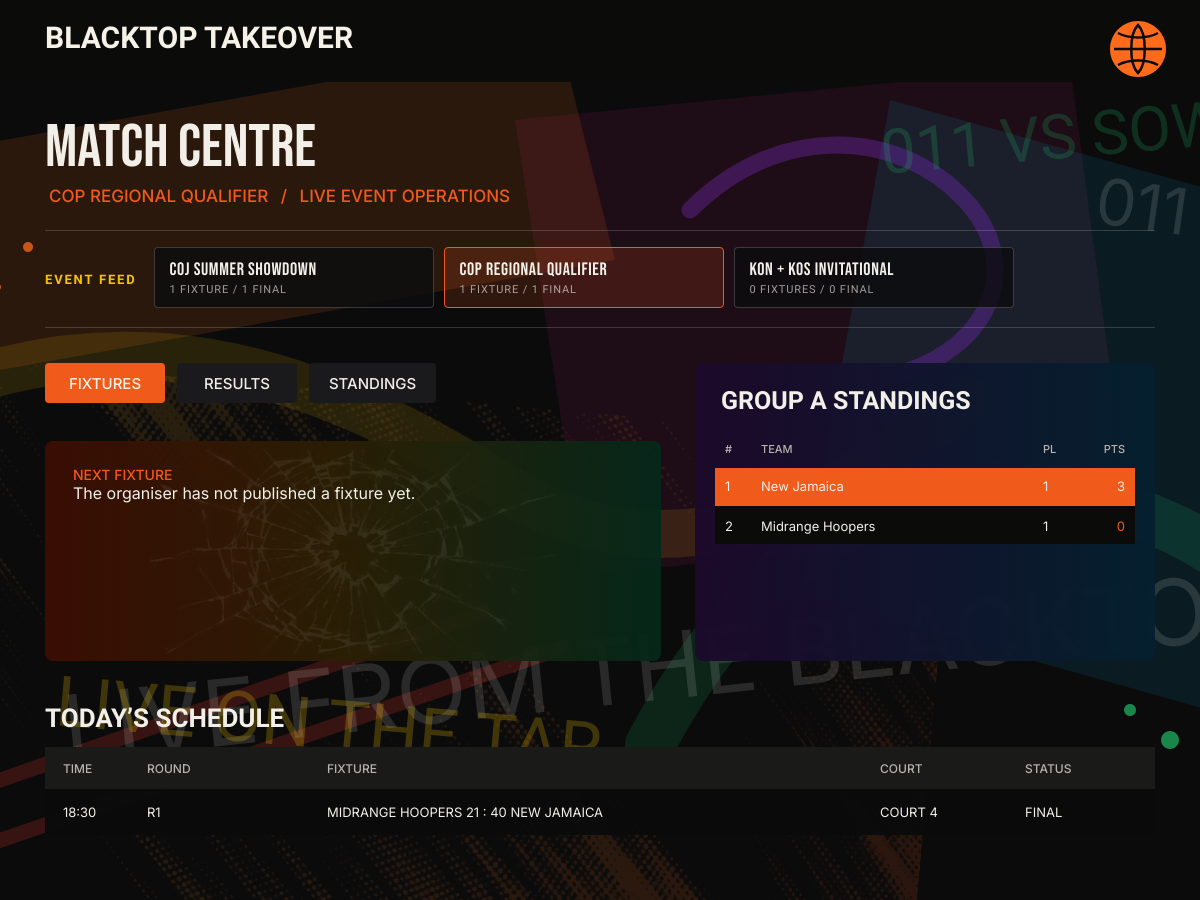
/match-centre.php?event=cop-regional-qualifier, run on the app's committed database.
### tables this page shows
CREATE TABLE IF NOT EXISTS tournaments (
    id INT UNSIGNED AUTO_INCREMENT PRIMARY KEY,
    name VARCHAR(140) NOT NULL,
    slug VARCHAR(160) NOT NULL UNIQUE,
    eyebrow VARCHAR(100) NOT NULL,
    route_label VARCHAR(100) NOT NULL,
    city VARCHAR(80) NOT NULL,
    venue VARCHAR(140) NOT NULL,
    starts_at DATETIME NOT NULL,
    registration_deadline DATETIME NOT NULL,
    format ENUM('3v3', '5v5') NOT NULL,
    capacity SMALLINT UNSIGNED NOT NULL,
    max_roster TINYINT UNSIGNED NOT NULL DEFAULT 8,
    entry_fee_cents INT UNSIGNED NOT NULL DEFAULT 0,
    prize_cents INT UNSIGNED NOT NULL DEFAULT 0,
    status ENUM('draft', 'open', 'full', 'in_progress', 'completed', 'cancelled') NOT NULL DEFAULT 'draft',
    description TEXT,
    check_in_notes VARCHAR(180),
    structure_notes VARCHAR(180),
    prize_notes VARCHAR(220),
    created_at TIMESTAMP DEFAULT CURRENT_TIMESTAMP
);

### includes/data.php (called while the page is built)
<?php
function e(mixed $value): string
{
    return htmlspecialchars((string) $value, ENT_QUOTES, 'UTF-8');
}

### match-centre.php (the view, shortened to what this page needs)
<?php
require_once __DIR__ . '/config/connection.php';
$requestedEvent = trim((string) ($_GET['event'] ?? ''));
$eventOptions = $conn->query(
    "SELECT t.id, t.name, t.slug, t.status, t.starts_at,
            COUNT(m.id) AS match_count,
            COUNT(CASE WHEN m.status = 'final' THEN 1 END) AS final_count
     FROM tournaments t
     LEFT JOIN matches m ON m.tournament_id = t.id
     WHERE t.status <> 'cancelled'
     GROUP BY t.id
     ORDER BY t.status = 'in_progress' DESC, t.starts_at, t.id"
)->fetch_all(MYSQLI_ASSOC);
$selectedEvent = $eventOptions[0] ?? null;
if ($requestedEvent !== '') {
    foreach ($eventOptions as $eventOption) {
        if ($eventOption['slug'] === $requestedEvent) {
            $selectedEvent = $eventOption;
            break;
        }
    }
}
$matches = [];
if ($selectedEvent) {
    $eventId = (int) $selectedEvent['id'];
    $matchQuery = $conn->prepare(
        "SELECT id, round_name, court, scheduled_at, home_score, away_score, status,
                home_team, away_team
         FROM tournament_match_feed
         WHERE tournament_id = ?
         ORDER BY scheduled_at, id"
    );
    $matchQuery->bind_param('i', $eventId);
    $matchQuery->execute();
    $matches = $matchQuery->get_result()->fetch_all(MYSQLI_ASSOC);
}
$standingsByTeam = [];
$nextMatch = null;
foreach ($matches as &$match) {
    $match['date'] = new DateTimeImmutable($match['scheduled_at']);
    foreach (['home_team', 'away_team'] as $teamKey) {
        $teamName = $match[$teamKey];
        $standingsByTeam[$teamName] ??= ['team' => $teamName, 'played' => 0, 'points' => 0];
    }
    if ($match['status'] === 'final') {
        foreach (['home_team', 'away_team'] as $teamKey) {
            $teamName = $match[$teamKey];
            $standingsByTeam[$teamName]['played']++;
        }
        if ((int) $match['home_score'] === (int) $match['away_score']) {
            $standingsByTeam[$match['home_team']]['points']++;
            $standingsByTeam[$match['away_team']]['points']++;
        } elseif ((int) $match['home_score'] > (int) $match['away_score']) {
            $standingsByTeam[$match['home_team']]['points'] += 3;
        } else {
            $standingsByTeam[$match['away_team']]['points'] += 3;
        }
    } elseif ($nextMatch === null && in_array($match['status'], ['live', 'scheduled'], true)) {
        $nextMatch = $match;
    }
}
$standings = array_values($standingsByTeam);
usort($standings, static fn (array $a, array $b): int => [$b['points'], $b['played'], $a['team']] <=> [$a['points'], $a['played'], $b['team']]);
require __DIR__ . '/includes/header.php';
?>
<section class="match-centre" data-match-centre data-figma-node="48:345">
    <img class="match-centre__mural" src="/blacktop-takeover/assets/images/figma/live-match-wall.svg" alt="" aria-hidden="true">
    <div class="match-centre__culture-type" aria-hidden="true">
        <span class="match-centre__tag match-centre__tag--versus">011 vs Soweto</span>
        <span class="match-centre__tag match-centre__tag--districts">011 × 012</span>
        <span class="match-centre__tag match-centre__tag--live">Live from the Blacktop</span>
        <span class="match-centre__tag match-centre__tag--tar">Live on the tar</span>
    </div>
    <header class="screen-header">
        <a class="screen-wordmark" href="/blacktop-takeover/home.php">Blacktop Takeover</a>
        <button class="court-menu-trigger" type="button" aria-label="Open Blacktop menu" aria-controls="court-menu" aria-expanded="false" data-court-menu-trigger>
            <img src="/blacktop-takeover/assets/images/figma/navigation-basketball-trigger.svg" alt="">
        </button>
    </header>
    <div class="match-centre__content">
        <div class="match-centre__intro">
            <h1>Match centre</h1>
            <p><?= e($selectedEvent['name'] ?? 'No published event') ?> <span>/</span> Live event operations</p>
        </div>
        <?php if ($eventOptions !== []): ?>
            <nav class="match-event-switcher" aria-label="Choose tournament match feed">
                <span class="match-event-switcher__label">Event feed</span>
                <div class="match-event-switcher__options">
                    <?php foreach ($eventOptions as $eventOption): ?>
                        <?php $isSelectedEvent = $selectedEvent && (int) $eventOption['id'] === (int) $selectedEvent['id']; ?>
                        <a
                            href="/blacktop-takeover/match-centre.php?event=<?= e(rawurlencode($eventOption['slug'])) ?>"
                            class="<?= $isSelectedEvent ? 'is-active' : '' ?>"
                            <?= $isSelectedEvent ? 'aria-current="page"' : '' ?>
                        >
                            <strong><?= e($eventOption['name']) ?></strong>
                            <span><?= e((string) $eventOption['match_count']) ?> fixture<?= (int) $eventOption['match_count'] === 1 ? '' : 's' ?> / <?= e((string) $eventOption['final_count']) ?> final</span>
                        </a>
                    <?php endforeach; ?>
                </div>
            </nav>
        <?php endif; ?>
        <div class="match-tabs" role="tablist" aria-label="Match centre views">
            <button id="match-tab-fixtures" type="button" role="tab" aria-selected="true" aria-controls="match-panel-fixtures" data-match-tab="fixtures">Fixtures</button>
            <button id="match-tab-results" type="button" role="tab" aria-selected="false" aria-controls="match-panel-results" tabindex="-1" data-match-tab="results">Results</button>
            <button id="match-tab-standings" type="button" role="tab" aria-selected="false" aria-controls="match-panel-standings" tabindex="-1" data-match-tab="standings">Standings</button>
        </div>
        <div id="match-panel-fixtures" class="match-panel is-active" role="tabpanel" aria-labelledby="match-tab-fixtures" data-match-panel="fixtures">
            <div class="match-overview">
                <article class="next-match" aria-labelledby="next-match-title">
                    <?php if ($nextMatch): ?>
                        <p id="next-match-title">Next fixture <span>·</span> <?= e($nextMatch['round_name']) ?> <span>·</span> <?= e($nextMatch['court'] ?: 'Court TBA') ?></p>
                        <div class="next-match__teams">
                            <strong><?= e($nextMatch['home_team']) ?></strong>
                            <time datetime="<?= e($nextMatch['date']->format(DateTimeInterface::ATOM)) ?>"><?= e($nextMatch['date']->format('H:i')) ?></time>
                            <strong><?= e($nextMatch['away_team']) ?></strong>
                        </div>
                        <div class="next-match__footer">
                            <span>Check-in opens 30 min before tip-off</span>
                            <b><?= e($nextMatch['status'] === 'live' ? 'Live' : 'Up next') ?></b>
                        </div>
                    <?php else: ?>
                        <p id="next-match-title">Next fixture</p>
                        <div class="next-match__empty">The organiser has not published a fixture yet.</div>
                    <?php endif; ?>
                </article>
                <aside class="match-standings" aria-labelledby="group-standings-title">
                    <h2 id="group-standings-title">Group A standings</h2>
                    <table>
                        <thead><tr><th>#</th><th>Team</th><th>PL</th><th>PTS</th></tr></thead>
                        <tbody>
                            <?php foreach ($standings as $row): ?>
                                <tr<?= $row['position'] === 1 ? ' class="is-leading"' : '' ?>>
                                    <td><?= e((string) $row['position']) ?></td>
                                    <td><?= e($row['team']) ?></td>
                                    <td><?= e((string) $row['played']) ?></td>
                                    <td><?= e((string) $row['points']) ?></td>
                                </tr>
                            <?php endforeach; ?>
                        </tbody>
                    </table>
                </aside>
            </div>
            <section class="match-schedule" aria-labelledby="today-schedule-title">
                <h2 id="today-schedule-title">Today’s schedule</h2>
                <div class="match-schedule__table-wrap">
                    <table>
                        <thead><tr><th>Time</th><th>Round</th><th>Fixture</th><th>Court</th><th>Status</th></tr></thead>
                        <tbody>
                            <?php foreach ($matches as $fixture): ?>
                                <?php
                                $statusLabel = match ($fixture['status']) {
                                    'final' => 'Final',
                                    'live' => 'Live',
                                    'postponed' => 'Postponed',
                                    default => $nextMatch && (int) $fixture['id'] === (int) $nextMatch['id'] ? 'Up next' : 'Scheduled',
                                };
                                $scoreline = $fixture['status'] === 'final'
                                    ? $fixture['home_team'] . '  ' . $fixture['home_score'] . ' : ' . $fixture['away_score'] . '  ' . $fixture['away_team']
                                    : $fixture['home_team'] . '  vs  ' . $fixture['away_team'];
                                ?>
                                <tr>
                                    <td><time datetime="<?= e($fixture['date']->format(DateTimeInterface::ATOM)) ?>"><?= e($fixture['date']->format('H:i')) ?></time></td>
                                    <td><?= e($fixture['round_name']) ?></td>
                                    <td><?= e($scoreline) ?></td>
                                    <td><?= e($fixture['court']) ?></td>
                                    <td class="match-status match-status--<?= e(str_replace(' ', '-', strtolower($statusLabel))) ?>"><?= e($statusLabel) ?></td>
                                </tr>
                            <?php endforeach; ?>
                        </tbody>
                    </table>
                </div>
            </section>
        </div>
    </div>
</section>
<?php require __DIR__ . '/includes/footer.php'; ?>

### data on the page
tournaments: name "COP REGIONAL QUALIFIER", match_count "1", final_count "1"
tournaments: name "COJ SUMMER SHOWDOWN", match_count "1", final_count "1"
tournaments: name "KON + KOS INVITATIONAL", match_count "0", final_count "0"

### other printed values
$row['position'] "1"
$row['team'] "New Jamaica"
$row['played'] "1"
$row['points'] "3"
$row['position'] "2"
$row['team'] "Midrange Hoopers"
$row['points'] "0"
$fixture['date']->format('H:i') "18:30"
$fixture['round_name'] "R1"
$scoreline "MIDRANGE HOOPERS 21 : 40 NEW JAMAICA"
$fixture['court'] "COURT 4"
$statusLabel "FINAL"
